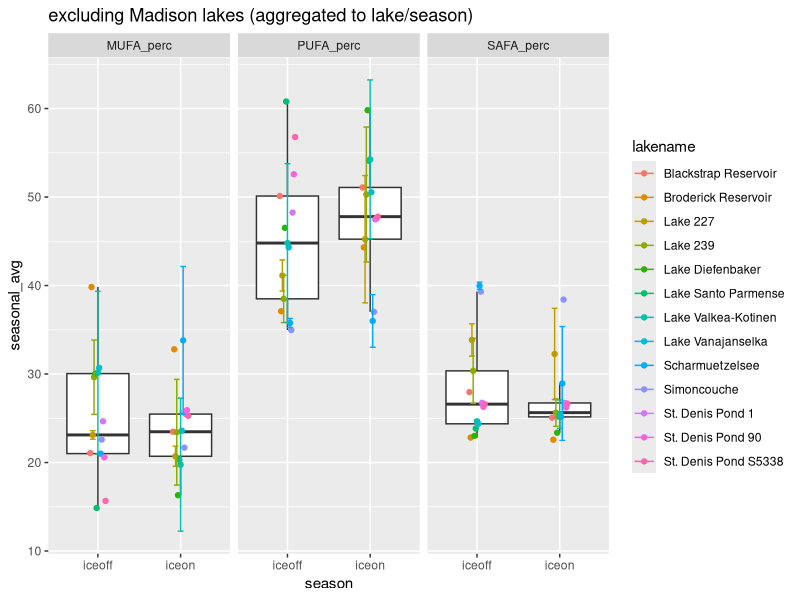
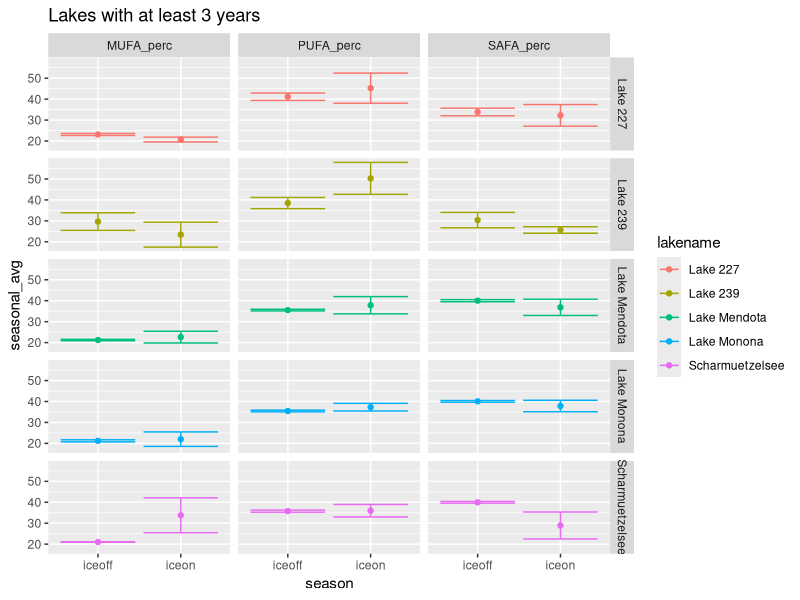
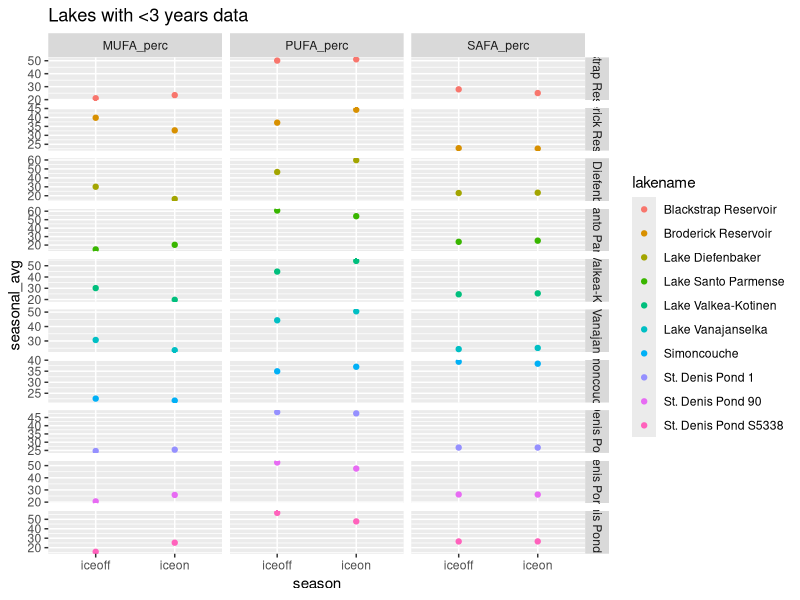
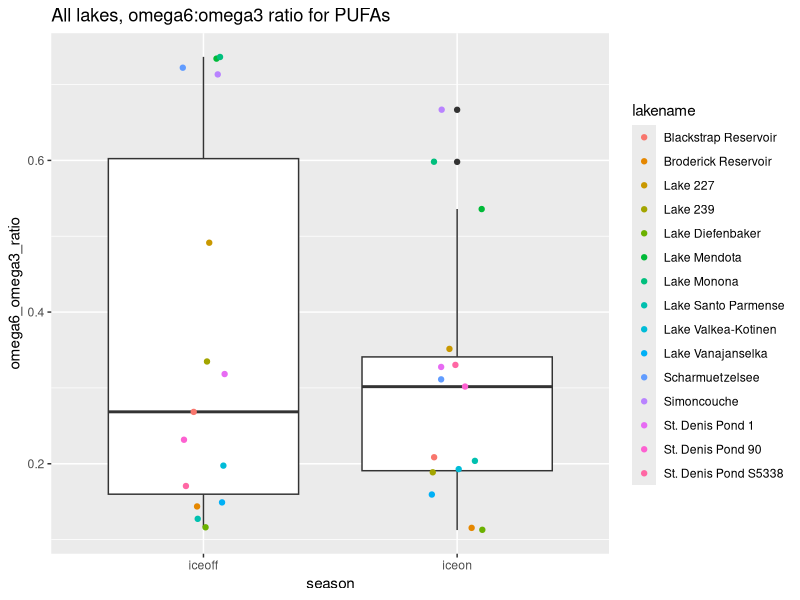
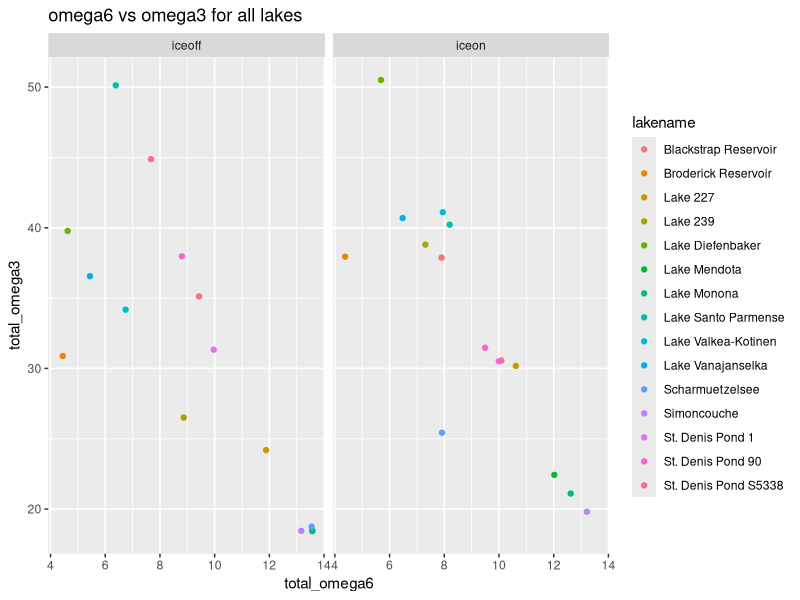
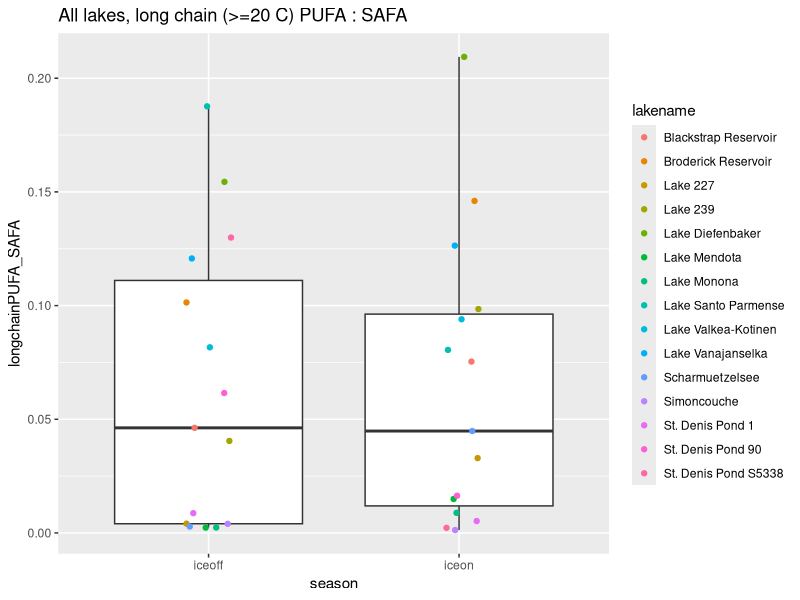
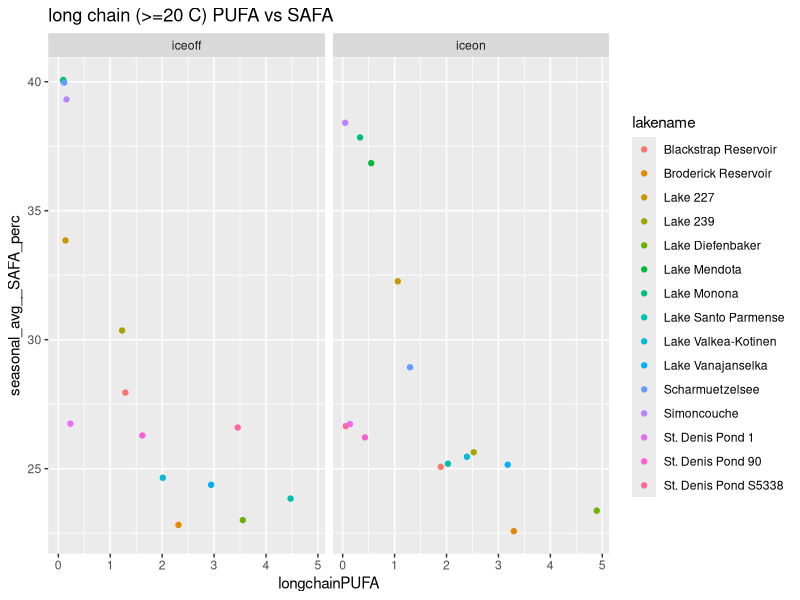
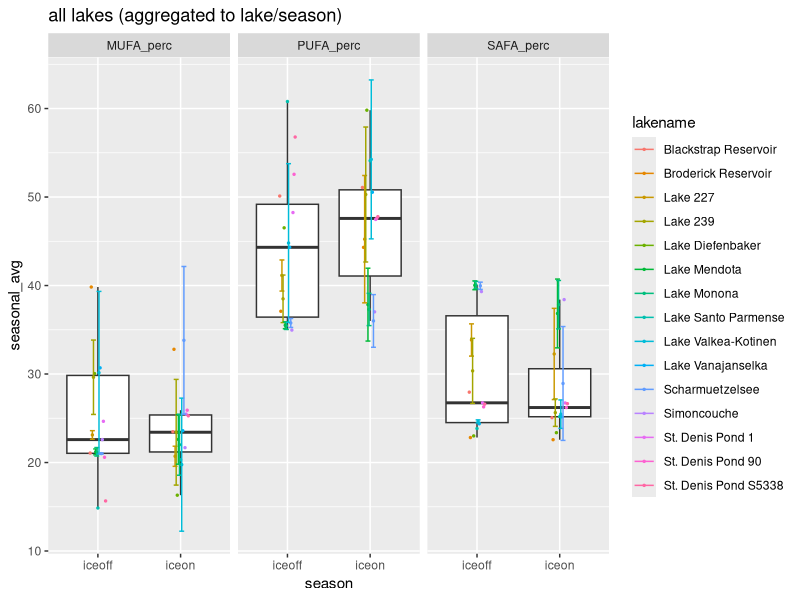

The R source for these figures, in order:
# Script to look at fatty acids profile under ice vs summer stratification
# uses Hampton et al. ecology under lake ice dataset (ecology letters)
# and Galloway et al PLoS one paper fatty acid dataset

# ----> removes "other" phyto and finds new proportions

#libraries
library(dplyr)
library(reshape2)
library(tidyr)
library(ggplot2)

#===========================================================================
# ----> read in ecology under lake ice dataset and FA dataset
#===========================================================================

euli_orig <- read.csv("../Data/under_ice_data.csv", stringsAsFactors = FALSE)

fa_orig <- read.csv("../Data/PLoS_supp/S1_Dataset.csv", stringsAsFactors = FALSE)

#===========================================================================
# ----> wrangle ice phyto data
#===========================================================================

euli <- euli_orig %>% 
  #keep only columns of potential interest
  select(year, season, researcher, lakename, stationname, poolstation, lakeregloc, lakecountry,
         startday, startmonth, startyear, endday, endmonth, endyear,
         iceduration, fadata, avesecchidepth, avechla, 
         phytomethod, avephytomass, avephytocount,
         propchloro, propcrypto, propcyano, propdiatom, propdiatom, propotherphyto) %>% 
  #only interested when *not* all NA for phyto props
  filter(!(is.na(propchloro) & is.na(propcrypto) & is.na(propcyano) & 
           is.na(propdiatom) & is.na(propdiatom) & is.na(propotherphyto)))

#some lakes have multiple stations within lake
euli %>% 
  group_by(lakename) %>% 
  summarize(n = n_distinct(stationname)) %>% 
  filter(n > 1) %>% 
  as.data.frame()
#               lakename n
# 1 Blackstrap Reservoir 2
# 2     Lake Diefenbaker 3

euli %>% 
  group_by(lakename) %>% 
  summarize(n = n_distinct(poolstation)) %>% 
  as.data.frame() %>% 
  filter(n > 1)

#1:1 match lakename:poolstation
# filter(euli, lakename %in% c("Blackstrap Reservoir", "Lake Diefenbaker")) %>% select(lakename, stationname, poolstation)

#aggregate to lake/poolstation
euli_lakes_phytos <- euli %>% 
  #start by looking just at pytos, can circle back to incorporate snow/ice/secchi etc.
  select(year, season, lakename, poolstation, 
         propchloro, propcrypto, propcyano, propdiatom, propotherphyto) %>% 
  #group and aggregate
  group_by(lakename, poolstation, year, season) %>% 
  summarize(prop_chloro = mean(propchloro, na.rm = TRUE),
            prop_crypto = mean(propcrypto, na.rm = TRUE),
            prop_cyano = mean(propcyano, na.rm = TRUE),
            prop_diatom = mean(propdiatom, na.rm = TRUE),
            prop_other = mean(propotherphyto, na.rm = TRUE)) %>% 
  ungroup() %>% 
  as.data.frame()
  
summary(euli_lakes_phytos) #40 NA in crypto
str(euli_lakes_phytos) #205

#going to start by using only lakes with *NO NAs* for phytos
euli_phytos_complete <- euli_lakes_phytos %>% 
  filter(!(is.na(prop_chloro) | is.na(prop_crypto) | is.na(prop_cyano) | 
             is.na(prop_diatom) | is.na(prop_other)))
#158 obvs - only "complete" phyto profiles

#24 lakes in total
unique(euli_phytos_complete$lakename) 

#what's the temporal coverage?
#only want ones with matching iceon/iceoff
euli_phytos_complete %>% 
  group_by(lakename) %>% 
  summarize(seasons = n_distinct(season)) %>% 
  as.data.frame() %>% 
  arrange(seasons)

#identity lakes with both seasons per year
multi_seasons <- euli_phytos_complete %>% 
  group_by(lakename, year) %>% 
  summarize(seasons = n_distinct(season)) %>% 
  as.data.frame() %>% 
  arrange(seasons) %>% 
  filter(seasons > 1) %>% 
  mutate(lakeyear = paste(lakename, year, sep = "_"))

#keep only those lake/year/seasons
euli_phytos_complete_matching <- euli_phytos_complete %>% 
  mutate(lakeyear = paste(lakename, year, sep = "_")) %>% 
  filter(lakeyear %in% multi_seasons$lakeyear)

#make sure 1:1 match (i.e., iceon/iceoff in single year for lake - no missing pairs singles)
# euli_phytos_complete_matching %>% 
#   group_by(lakename, year) %>% 
#   summarize(n = n_distinct(season)) %>% 
#   filter(n != 2)
#correct

# filter(euli_phytos_complete, lakename == "Saanajarvi")
# filter(euli, lakename == "Saanajarvi")
#yep...being true to the data, we ignore Saanajarvi
#I think it's actually a goof in the euli data, 
#but moving forward without it...

#check out remaining
str(euli_phytos_complete_matching)
str(unique(euli_phytos_complete_matching$lakename)) 
#15 lakes

#temporal coverage
lake_years <- euli_phytos_complete_matching %>% 
  group_by(lakename) %>% 
  summarize(yrs = n_distinct(year)) %>% 
  arrange(yrs) %>% 
  as.data.frame()
#                lakename yrs
# 1  Blackstrap Reservoir   1
# 2   Broderick Reservoir   1
# 3      Lake Diefenbaker   1
# 4   Lake Santo Parmense   1
# 5     Lake Vanajanselka   1
# 6           Simoncouche   1
# 7      St. Denis Pond 1   1
# 8     St. Denis Pond 90   1
# 9  St. Denis Pond S5338   1
# 10  Lake Valkea-Kotinen   2
# 11             Lake 227   3
# 12             Lake 239   6
# 13      Scharmuetzelsee   9
# 14          Lake Monona  12
# 15         Lake Mendota  16

#may be interested in lakes with >= 3 years down the road
lake_years_3more <- filter(lake_years, yrs >= 3)

#make long to be equivalent to FA data
phytos_long <- euli_phytos_complete_matching %>% 
  select(-poolstation, -lakeyear) %>% 
  melt(id.vars = c("lakename", "year", "season")) %>% 
  rename(phyto_group = variable, prop = value)

#remove prop from group name
phytos_long$phyto_group <- gsub("prop_", "", phytos_long$phyto_group)

unique(phytos_long$phyto_group)
# "chloro"     "crypto"     "cyano"      "diatom"     "other"

#remove "other" phyto and find new total, then recalculate proportions
phyto_long_no_other <- phytos_long %>% 
  #remove "other" phyto group
  filter(phyto_group != "other") %>% 
  #for each lake/year/season (i.e. time point)
  group_by(lakename, year, season) %>% 
  #find new total proportion
  mutate(new_total = sum(prop),
         #find new proportion for phyto groups
         new_prop = prop/new_total) %>% 
  as.data.frame()

# summary(phyto_long_no_other)
# filter(phyto_long_no_other, new_total < 0.1)
# filter(phytos_long, phyto_group == "other" & prop > 0.5) %>% arrange(prop)

phyto_long_no_other <- phyto_long_no_other %>% 
  select(-prop, -new_total) %>% 
  rename(prop = new_prop)

#===========================================================================
# ----> wrangle FA data
#===========================================================================

fa <- fa_orig %>% 
  #only fresh water
  filter(Salinity == 0) %>% 
  #only proportional data
  filter(Data == "prop") %>% 
  #for now, don't care about experimental info
  select(Group, Class, Order, Genus, species,
         sumSAFA, sumMUFA, sumPUFA,
         c18.2w6, c18.3w6, c18.3w3,
         c18.4w3, c18.5w3, 
         c20.4w6, c20.5w3, c22.6w3)

unique(fa$Group)
# "Cyanobacteria" "Chlorophyta"   "Ochrophyta"    "Cryptophyta"   "Dinophyta"     "Euglenozoa"    "Rhodophyta"  

#crosswalk to match euli to FA
fa_equiv <- fa %>% 
  #crypto, chloro, cyano are direct matches
  mutate(fa_group = ifelse(Group == "Cryptophyta", "crypto", NA),
         fa_group = ifelse(Group == "Chlorophyta", "chloro", fa_group),
         fa_group = ifelse(Group == "Cyanobacteria", "cyano", fa_group),
         #diatoms are everything in these 3 classes in FA data
         fa_group = ifelse(Class %in% c("Bacillariophyceae", "Fragilariophyceae", "Coscinodiscophyceae"),
                           "diatom", fa_group))

# fa_equiv %>% 
#   select(Group, fa_group) %>% 
#   unique()
# 
# fa_equiv %>% 
#   select(Group, Class, fa_group) %>% 
#   unique()
#
# fa_equiv %>% group_by(fa_group) %>% summarize(n = n_distinct(Genus)) %>% as.data.frame()
#   fa_group  n
# 1   chloro 13
# 2   crypto  2
# 3    cyano 22
# 4   diatom  8
# 5     <NA> 11


#===========================================================================
# ----> aggregate FA data
#===========================================================================

#aggregate to level of fa_group (average)

fa_group_avgs <- fa_equiv %>% 
  group_by(fa_group) %>% 
  summarize(grp_avg_sumSAFA = mean(sumSAFA, na.rm = TRUE),
            grp_avg_sumMUFA = mean(sumMUFA, na.rm = TRUE),
            grp_avg_sumPUFA = mean(sumPUFA, na.rm = TRUE),
            grp_avg_c18.2w6 = mean(c18.2w6, na.rm = TRUE),
            grp_avg_c18.3w6 = mean(c18.3w6, na.rm = TRUE),
            grp_avg_c18.3w3 = mean(c18.3w3, na.rm = TRUE),
            grp_avg_c18.4w3 = mean(c18.4w3, na.rm = TRUE),
            grp_avg_c18.5w3 = mean(c18.5w3, na.rm = TRUE),
            grp_avg_c20.4w6 = mean(c20.4w6, na.rm = TRUE),
            grp_avg_c20.5w3 = mean(c20.5w3, na.rm = TRUE),
            grp_avg_c22.6w3 = mean(c22.6w3, na.rm = TRUE)) %>% 
  as.data.frame()

# fa_group_avgs

#===========================================================================
# ----> combine EULI and FA datasets
#===========================================================================

head(phyto_long_no_other) #lake, year, season, group, prop
head(fa_group_avgs) #group, FAs

#combine euli and FA - have group, proportion, and FA data
full_dat <- merge(phyto_long_no_other, fa_group_avgs, 
                  by.x = "phyto_group", by.y = "fa_group", 
                  all.x = TRUE)

# From LTER FA script:
# What we want is "what are the average proportions of SAFA, MUFA, PUFA 
# present in the community, irrespective of total biomass?" 
# (i.e. we know there is higher biomass in summer - the Circus Circus buffet)
# SH: pretty sure that what we want then is:(biomass_dry_weight * sumSAFA)/total dry weight
# This is already a proportion (biomass/total) so can do prop * FA

#weight data accordingly
full_dat_weighted <- full_dat %>% 
  #prop phyto (already biomass/total biomass) * prop FA
  mutate(sumSAFA_prop = grp_avg_sumSAFA * prop,
         sumMUFA_prop = grp_avg_sumMUFA * prop, 
         sumPUFA_prop = grp_avg_sumPUFA * prop,
         prop_c18.2w6 = grp_avg_c18.2w6 * prop,
         prop_c18.3w6 = grp_avg_c18.3w6 * prop,
         prop_c18.3w3 = grp_avg_c18.3w3 * prop,
         prop_c18.4w3 = grp_avg_c18.4w3 * prop,
         prop_c18.5w3 = grp_avg_c18.5w3 * prop,
         prop_c20.4w6 = grp_avg_c20.4w6 * prop,
         prop_c20.5w3 = grp_avg_c20.5w3 * prop,
         prop_c22.6w3 = grp_avg_c22.6w3 * prop) %>% 
  #keep only columns of interest
  #for now, only SAFA, MUFA, PUFA
  select(lakename, year, season, phyto_group, 
         sumSAFA_prop, sumMUFA_prop, sumPUFA_prop,
         prop_c18.2w6,prop_c18.3w6,  prop_c18.3w3,
         prop_c18.4w3, prop_c18.5w3,
         prop_c20.4w6, prop_c20.5w3, 
         prop_c22.6w3)

# full_dat_weighted %>%
#   group_by(lakename, year, season) %>%
#   summarize(totSAFA = sum(sumSAFA_prop, na.rm = TRUE),
#             totMUFA = sum(sumMUFA_prop, na.rm = TRUE),
#             totPUFA = sum(sumPUFA_prop, na.rm = TRUE),
#             total = totSAFA + totMUFA + totPUFA) %>%
#   as.data.frame() %>%
#   summary()


#sum within lake/time point (get community-level FA)
full_dat_weighted_comm <- full_dat_weighted %>% 
  group_by(lakename, year, season) %>% 
  #sum across phyto groups
  summarize(MUFA_perc = sum(sumMUFA_prop, na.rm = TRUE),
            PUFA_perc = sum(sumPUFA_prop, na.rm = TRUE),
            SAFA_perc = sum(sumSAFA_prop, na.rm = TRUE),
            perc_c18.2w6 = sum(prop_c18.2w6, na.rm = TRUE),
            perc_c18.3w6 = sum(prop_c18.3w6, na.rm = TRUE),
            perc_c18.3w3 = sum(prop_c18.3w3, na.rm = TRUE),
            perc_c18.4w3 = sum(prop_c18.4w3, na.rm = TRUE),
            perc_c18.5w3 = sum(prop_c18.5w3, na.rm = TRUE),
            perc_c20.4w6 = sum(prop_c20.4w6, na.rm = TRUE),
            perc_c20.5w3 = sum(prop_c20.5w3, na.rm = TRUE),
            perc_c22.6w3 = sum(prop_c22.6w3, na.rm = TRUE)) %>% 
  as.data.frame()

# full_dat_weighted_comm %>% 
#   mutate(total_FA = MUFA_perc + PUFA_perc + SAFA_perc) %>% 
#   summary()
#like above, ranges from ~97 to 99, good

#this format matches LTER_FA_20180217 
#(detailed look at lakes ME/MO)

head(full_dat_weighted_comm)

#make a verion with one point per lake/season (aggregate across years)
#include standard deviation as measure of variance, as well as count
full_dat_weighted_comm_agg <- full_dat_weighted_comm %>% 
  group_by(lakename, season) %>% 
  #using __ so can separate later
  summarize(n_years = n_distinct(year),
            seasonal_avg__MUFA_perc = mean(MUFA_perc, na.rm = TRUE),
            sd__MUFA_perc = sd(MUFA_perc, na.rm = TRUE),
            seasonal_avg__PUFA_perc = mean(PUFA_perc, na.rm = TRUE),
            sd__PUFA_perc = sd(PUFA_perc, na.rm = TRUE),
            seasonal_avg__SAFA_perc = mean(SAFA_perc, na.rm = TRUE),
            sd__SAFA_perc = sd(SAFA_perc, na.rm = TRUE),
            
            seasonal_avg__c18.2w6 = mean(perc_c18.2w6, na.rm = TRUE),
            seasonal_avg__c18.3w6 = mean(perc_c18.3w6, na.rm = TRUE),
            seasonal_avg__c18.3w3 = mean(perc_c18.3w3, na.rm = TRUE),
            seasonal_avg__c18.4w3 = mean(perc_c18.4w3, na.rm = TRUE),
            seasonal_avg__c18.5w3 = mean(perc_c18.5w3, na.rm = TRUE),
            seasonal_avg__c20.4w6 = mean(perc_c20.4w6, na.rm = TRUE),
            seasonal_avg__c20.5w3 = mean(perc_c20.5w3, na.rm = TRUE),
            seasonal_avg__c22.6w3 = mean(perc_c22.6w3, na.rm = TRUE),
            
            sd__c18.2w6 = sd(perc_c18.2w6, na.rm = TRUE),
            sd__c18.3w6 = sd(perc_c18.3w6, na.rm = TRUE),
            sd__c18.3w3 = sd(perc_c18.3w3, na.rm = TRUE),
            sd__c18.4w3 = sd(perc_c18.4w3, na.rm = TRUE),
            sd__c18.5w3 = sd(perc_c18.5w3, na.rm = TRUE),
            sd__c20.4w6 = sd(perc_c20.4w6, na.rm = TRUE),
            sd__c20.5w3 = sd(perc_c20.5w3, na.rm = TRUE),
            sd__c22.6w3 = sd(perc_c22.6w3, na.rm = TRUE)) %>% 
  as.data.frame()

# full_dat_weighted_comm_agg %>% 
#   mutate(total_FA = seasonal_avg__MUFA_perc + seasonal_avg__PUFA_perc + seasonal_avg__SAFA_perc) %>% 
#   summary()


#===========================================================================
# ----> look at lakes aggregated to seasons across years (MUFA/PUFA/SAFA)
#===========================================================================

#make long
dat_long_seasonal_points <- full_dat_weighted_comm_agg %>% 
  #make long
  melt(id.vars = c("lakename", "season", "n_years")) %>% 
  #split variable column name
  separate(variable, into = c("agg_type", "FA_type"), sep = "__") %>% 
  #make wide so have column for avg and sd
  dcast(lakename + season + n_years + FA_type ~ agg_type, value.var = "value")
  
# ----> plot for all lakes
jpeg("../Figures/euli_lakes_seasonal.jpeg", width = 5, height = 4, units = "in", res = 300)
ggplot(filter(dat_long_seasonal_points, FA_type %in% c("MUFA_perc", "PUFA_perc", "SAFA_perc")),
              aes(season, seasonal_avg)) +
  geom_boxplot(outlier.shape = NA) +
  geom_point(aes(group = lakename, color = lakename), position = position_dodge(width = 0.2), size = 0.5) +
  geom_errorbar(aes(x = season, ymin = seasonal_avg - sd, ymax = seasonal_avg + sd,
                    color = lakename, 
                    group = lakename),
                position = position_dodge(width = 0.2)) +
  facet_wrap(~FA_type) +
  ggtitle("all lakes (aggregated to lake/season)")
dev.off()

#anova for all lakes, aggregate to one point per lake/season across years
mufa3 <- aov(seasonal_avg ~ season, dat = filter(dat_long_seasonal_points, FA_type == "MUFA_perc"))
summary(mufa3) #p=0.769

pufa3 <- aov(seasonal_avg ~ season, dat = filter(dat_long_seasonal_points, FA_type == "PUFA_perc"))
summary(pufa3) #p=0.377

safa3 <- aov(seasonal_avg ~ season, dat = filter(dat_long_seasonal_points, FA_type == "SAFA_perc"))
summary(safa3) #p=0.486
#none signif

# ----> ignore mendota/monona
ggplot(filter(dat_long_seasonal_points, 
              FA_type %in% c("MUFA_perc", "PUFA_perc", "SAFA_perc") &
                !(lakename %in% c("Lake Mendota", "Lake Monona"))), 
              aes(season, seasonal_avg)) +
  geom_boxplot(outlier.shape = NA) +
  geom_point(aes(color = lakename, group = lakename), position = position_dodge(width = 0.2)) +
  geom_errorbar(aes(x = season, ymin = seasonal_avg - sd, ymax = seasonal_avg + sd,
                    color = lakename, group = lakename),
                position = position_dodge(width = 0.2)) +
  facet_wrap(~FA_type) +
  ggtitle("excluding Madison lakes (aggregated to lake/season)")

#anovas
mufa4 <- aov(seasonal_avg ~ season, dat = filter(dat_long_seasonal_points, FA_type == "MUFA_perc" & 
                                              !(lakename %in% c("Lake Mendota", "Lake Monona"))))
summary(mufa4) #p=0.713

pufa4 <- aov(seasonal_avg ~ season, dat = filter(dat_long_seasonal_points, FA_type == "PUFA_perc" &
                                              !(lakename %in% c("Lake Mendota", "Lake Monona"))))
summary(pufa4) #p=0.377

safa4 <- aov(seasonal_avg ~ season, dat = filter(dat_long_seasonal_points, FA_type == "SAFA_perc" &
                                              !(lakename %in% c("Lake Mendota", "Lake Monona"))))
summary(safa4) #p=0.491
#none signif


# ----> lakes with >3 years matching
ggplot(filter(dat_long_seasonal_points, 
              FA_type %in% c("MUFA_perc", "PUFA_perc", "SAFA_perc") &
              lakename %in% lake_years_3more$lakename), 
       aes(season, seasonal_avg)) +
  geom_point(aes(color = lakename, group = lakename), position = position_dodge(width = 0.2)) +
  geom_errorbar(aes(x = season, ymin = seasonal_avg - sd, ymax = seasonal_avg + sd,
                    color = lakename, group = lakename),
                position = position_dodge(width = 0.2)) +
  facet_grid(lakename~FA_type) +
  ggtitle("Lakes with at least 3 years")
#not seeing really consistent trends
#maaaaybe SAFA higher in winter, PUFA higher in summer
#but not to level of significance


# ----> just the <3 years lakes
ggplot(filter(dat_long_seasonal_points, 
              FA_type %in% c("MUFA_perc", "PUFA_perc", "SAFA_perc") &
                !(lakename %in% lake_years_3more$lakename)), 
       aes(season, seasonal_avg)) +
  geom_point(aes(color = lakename, group = lakename), position = position_dodge(width = 0.2)) +
  facet_grid(lakename~FA_type, scales = "free") +
  ggtitle("Lakes with <3 years data")
#not seeing consistent trends
#but removing "other" category fixed issue with all going up or down
#between seasons (other category large % for some lakes)

#===========================================================================
# ----> lakes aggregated to seasons across years (C omegas)
#===========================================================================

head(full_dat_weighted_comm_agg)
summary(dat_long_seasonal_points)

#per AG: look at ratio of omega 6 to omega 3 PUFAs
#per MM: look at long chain C PUFAs:SAFA ratio
#(AG defines long chain as 20+ C, so here 20 and 22 Cs)

#unique(dat_long_seasonal_points$FA_type)
# "c18.2w6"   "c18.3w3"   "c18.3w6"   "c18.4w3"   "c18.5w3"   "c20.4w6"   "c20.5w3"   "c22.6w3" 


#find omega and long/short chain totals
dat_seasonal_C <- full_dat_weighted_comm_agg %>% 
  #total omega 3 prop of PUFAs
  mutate(total_omega3 = seasonal_avg__c18.3w3 + 
                        seasonal_avg__c18.4w3 + 
                        seasonal_avg__c18.5w3 + 
                        seasonal_avg__c20.5w3 + 
                        seasonal_avg__c22.6w3,
         #total omega 6 prop of PUFAs
         total_omega6 = seasonal_avg__c18.2w6 + 
                        seasonal_avg__c18.3w6 + 
                        seasonal_avg__c20.4w6,
         #total short chain PUFAs (<20 C)
         total_short_chain = seasonal_avg__c18.2w6 +
                       seasonal_avg__c18.3w6 +
                       seasonal_avg__c18.3w3 +
                       seasonal_avg__c18.4w3 +
                       seasonal_avg__c18.5w3,
         #total long chain PUFAs (AG defined as >= 20 C)
         total_long_chain = seasonal_avg__c20.4w6 +
                       seasonal_avg__c20.5w3 +
                       seasonal_avg__c22.6w3)

#find omega6:omega3 for PUFAs and long chain PUFAs:SAFA
dat_seasonal_C_ratios <- dat_seasonal_C %>% 
  mutate(omega6_omega3_ratio = total_omega6/total_omega3,
         #may want just long chain PUFA down the road (%)
         longchainPUFA = (total_long_chain * seasonal_avg__PUFA_perc)/100,
         #total long chain is % of PUFAs that are long chain
         #divide by PUFAs prop to get ratio with SAFA
         #(i.e., proportion of ALL FATTY ACIDS that are long chain PUFAs compared to SAFA prop)
         longchainPUFA_SAFA = longchainPUFA/ seasonal_avg__SAFA_perc)

# ----> omega6:omega3 of PUFAs
ggplot(dat_seasonal_C_ratios, aes(season, omega6_omega3_ratio)) +
  geom_boxplot() +
  geom_jitter(aes(color = lakename), width = 0.1) +
  ggtitle("All lakes, omega6:omega3 ratio for PUFAs")

mod1 <- aov(omega6_omega3_ratio ~ season, dat = dat_seasonal_C_ratios)
summary(mod1) #p=0.47

ggplot(dat_seasonal_C_ratios, aes(total_omega6, total_omega3)) +
  geom_point(aes(color = lakename)) +
  #geom_smooth() +
  facet_wrap(~season) +
  ggtitle("omega6 vs omega3 for all lakes")
#no surprises here

  
# ----> long chain PUFA:SAFA
ggplot(dat_seasonal_C_ratios, aes(season, longchainPUFA_SAFA)) +
  geom_boxplot() +
  geom_jitter(aes(color = lakename), width = 0.1) +
  ggtitle("All lakes, long chain (>=20 C) PUFA : SAFA")

mod2 <- aov(longchainPUFA_SAFA ~ season, dat = dat_seasonal_C_ratios)
summary(mod2) #p=0.98
  
ggplot(dat_seasonal_C_ratios, 
       aes(longchainPUFA, seasonal_avg__SAFA_perc)) +
  geom_point(aes(color = lakename)) +
  #geom_smooth(method = "lm") +
  facet_wrap(~season) +
  ggtitle("long chain (>=20 C) PUFA vs SAFA")
